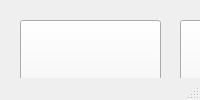
<?xml version="1.0" encoding="UTF-8"?>
<ui version="4.0">
 <class>MainWindow</class>
 <widget class="QMainWindow" name="MainWindow">
  <property name="windowModality">
   <enum>Qt::ApplicationModal</enum>
  </property>
  <property name="windowTitle">
   <string>MainWindow</string>
  </property>
  <widget class="QWidget" name="centralwidget">
   <widget class="QPushButton" name="pushButton">
    <property name="geometry">
     <rect>
      <x>20</x>
      <y>20</y>
      <width>141</width>
      <height>141</height>
     </rect>
    </property>
    <property name="text">
     <string>PushButton</string>
    </property>
   </widget>
   <widget class="QPushButton" name="pushButton_2">
    <property name="geometry">
     <rect>
      <x>180</x>
      <y>20</y>
      <width>141</width>
      <height>141</height>
     </rect>
    </property>
    <property name="text">
     <string>PushButton</string>
    </property>
   </widget>
   <widget class="QPushButton" name="pushButton_3">
    <property name="geometry">
     <rect>
      <x>340</x>
      <y>20</y>
      <width>141</width>
      <height>141</height>
     </rect>
    </property>
    <property name="text">
     <string>PushButton</string>
    </property>
   </widget>
   <widget class="QPushButton" name="pushButton_4">
    <property name="geometry">
     <rect>
      <x>500</x>
      <y>20</y>
      <width>141</width>
      <height>141</height>
     </rect>
    </property>
    <property name="text">
     <string>PushButton</string>
    </property>
   </widget>
   <widget class="QPushButton" name="pushButton_5">
    <property name="geometry">
     <rect>
      <x>180</x>
      <y>160</y>
      <width>141</width>
      <height>141</height>
     </rect>
    </property>
    <property name="text">
     <string>PushButton</string>
    </property>
   </widget>
   <widget class="QPushButton" name="pushButton_6">
    <property name="geometry">
     <rect>
      <x>500</x>
      <y>160</y>
      <width>141</width>
      <height>141</height>
     </rect>
    </property>
    <property name="text">
     <string>PushButton</string>
    </property>
   </widget>
   <widget class="QPushButton" name="pushButton_7">
    <property name="geometry">
     <rect>
      <x>340</x>
      <y>160</y>
      <width>141</width>
      <height>141</height>
     </rect>
    </property>
    <property name="text">
     <string>PushButton</string>
    </property>
   </widget>
   <widget class="QPushButton" name="pushButton_8">
    <property name="geometry">
     <rect>
      <x>20</x>
      <y>170</y>
      <width>141</width>
      <height>141</height>
     </rect>
    </property>
    <property name="text">
     <string>PushButton</string>
    </property>
   </widget>
   <widget class="QPushButton" name="pushButton_9">
    <property name="geometry">
     <rect>
      <x>180</x>
      <y>310</y>
      <width>141</width>
      <height>141</height>
     </rect>
    </property>
    <property name="text">
     <string>PushButton</string>
    </property>
   </widget>
   <widget class="QPushButton" name="pushButton_10">
    <property name="geometry">
     <rect>
      <x>500</x>
      <y>310</y>
      <width>141</width>
      <height>141</height>
     </rect>
    </property>
    <property name="text">
     <string>PushButton</string>
    </property>
   </widget>
   <widget class="QPushButton" name="pushButton_11">
    <property name="geometry">
     <rect>
      <x>340</x>
      <y>310</y>
      <width>141</width>
      <height>141</height>
     </rect>
    </property>
    <property name="text">
     <string>PushButton</string>
    </property>
   </widget>
   <widget class="QPushButton" name="pushButton_12">
    <property name="geometry">
     <rect>
      <x>20</x>
      <y>310</y>
      <width>141</width>
      <height>141</height>
     </rect>
    </property>
    <property name="text">
     <string>PushButton</string>
    </property>
   </widget>
   <widget class="QLCDNumber" name="lcdNumber">
    <property name="geometry">
     <rect>
      <x>660</x>
      <y>20</y>
      <width>64</width>
      <height>23</height>
     </rect>
    </property>
   </widget>
  </widget>
  <widget class="QMenuBar" name="menubar">
   <property name="geometry">
    <rect>
     <x>0</x>
     <y>0</y>
     <width>919</width>
     <height>22</height>
    </rect>
   </property>
  </widget>
  <widget class="QStatusBar" name="statusbar"/>
 </widget>
 <resources/>
 <connections/>
</ui>
